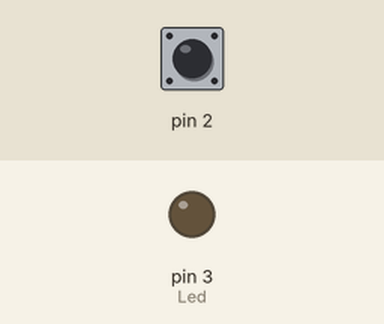
Bench run of a sketch on a simulated Arduino Uno, built with avr-gcc and run on an emulated ATmega328P. On the bench: output pins drawn as LEDs (lit = HIGH). Inputs (shaded band) come from the test bench; at power-on: pin 2 HIGH.

Above: at 1.2 s.
1.3 s: pin 2 pulled LOW for 0.15 s
At 1.4 s:
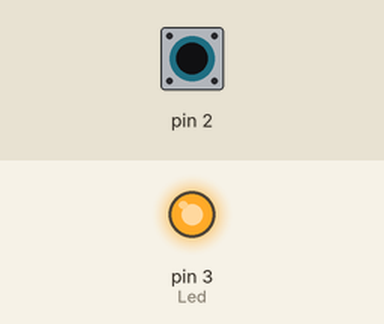
3.0 s: pin 2 pulled LOW for 3.2 s
At 6.6 s:
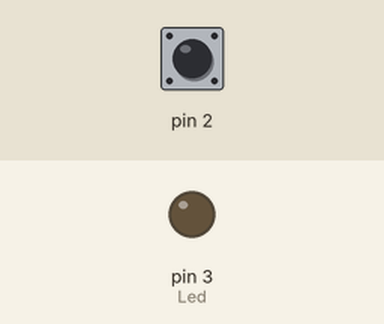
Timing chart, 0 to 8.1 s (numbered marks = the images above; inputs shaded):
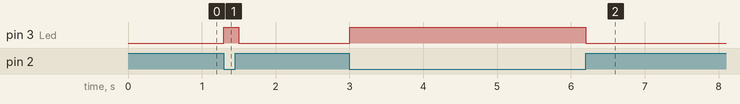

The sketch:

02.11.ino
```cpp
// Input  = 2 - High=OutPut_Off
// Output = 3

void setup()
{
  DDRD  &= ~(1<<PORTD2);  // Direction=Input
  PORTD |=  (1<<PORTD2);  // Hold-High
  DDRD  |=  (1<<PORTD3);  // Direction=Output

  // DDRD  = 0x08;
  // PORTD = 0x04;
}

void loop()
{
  if ((PIND & (1<<PORTD2)) == 0)
  {
    PORTD |= (1<<PORTD3);  // Turn Led On
  }
  else
  {
    PORTD &= ~(1<<PORTD3);  // Turn Led Off
  }
  delay(100);
}
```

Measured:
- after the input at 1.3 s, pin 3 (Led): LOW → HIGH at once, → LOW 0.20 s later
- after the input at 3.0 s, pin 3 (Led): LOW → HIGH at once, → LOW 3.2 s later
